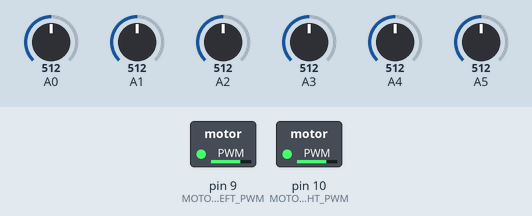
Simulated run of this sketch. Board: Arduino Nano, built with avr-gcc and run on an emulated ATmega328P. On the bench: switched loads named in the sketch (green lamp = pin HIGH). The inputs (shaded band) are chosen by the test bench; at power-on: A0 = 512, A5 = 512, A4 = 512, A1 = 512, A2 = 512, A3 = 512.

Above: at 11.2 s.
11.3 s: A0 set to 390
14.3 s: A5 set to 716
At 17.1 s:
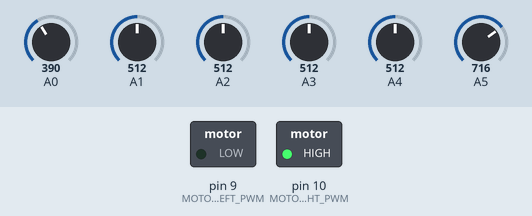
17.3 s: A5 set to 30
At 17.46 s:
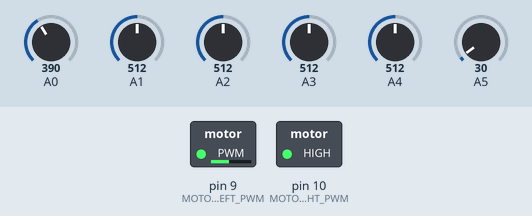
20.3 s: A4 set to 306
At 21.8 s:
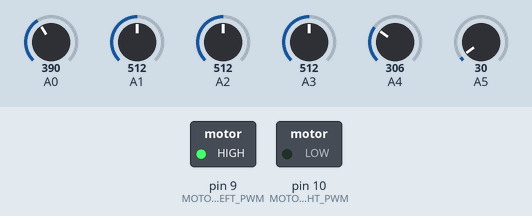
24.0 s: A4 set to 154
27.0 s: A4 set to 132
Timing chart, 0 to 29.5 s (numbered marks = the images above; inputs shaded):
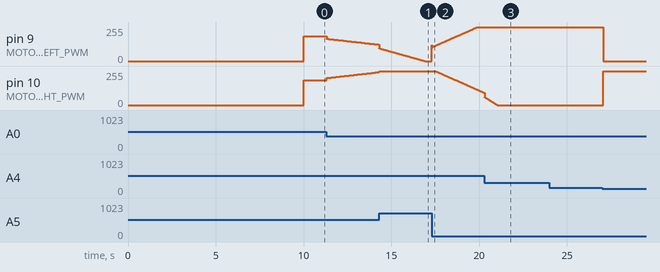

Measured:
- after the input at 24.0 s, every drawn part: stays the same

The sketch:

deteccionDeCruces.ino
```cpp
#include <Arduino.h>
#include <QTRSensors.h>

// Definición de pines
const int ENCODER_LEFT_CLK = 2;
const int ENCODER_RIGHT_CLK = 3;
const int ENCODER_LEFT_B = 4;
const int ENCODER_RIGHT_B = 5;
const int MOTOR_LEFT_DIR = 7;
const int MOTOR_RIGHT_DIR = 8;
const int MOTOR_LEFT_PWM = 9;
const int MOTOR_RIGHT_PWM = 10;
const int LED_RIGHT = 6;
const int LED_LEFT = 11;
const int EMITTER = 12; // Emisor para los sensores QTR
const int SENSOR_RIGHT_MARK = A0;
const int SENSOR_1 = A1;
const int SENSOR_2 = A2;
const int SENSOR_3 = A3;
const int SENSOR_4 = A4;
const int SENSOR_LEFT_MARK = A5;
const int FUNCTION_PIN = A6;
const int BATTERY_VOLTS = A7;

// QTR Sensors
QTRSensors qtr;
const uint8_t SensorCount = 6;
uint16_t sensorValues[SensorCount];

// PID constants
float Kp = 1.8;   // Constante Proporcional
float Ki = 0.02;   // Constante Integral
float Kd = 0.2;   // Constante Derivativa
int lastError = 0;      // Error anterior
int integral = 0;       // Acumulación de errores
int baseSpeed = 185;     // Velocidad base de los motores
const int MaxSpeed = 255; // Velocidad máxima de los motores

void motorSetup() {
  pinMode(MOTOR_LEFT_DIR, OUTPUT);
  pinMode(MOTOR_RIGHT_DIR, OUTPUT);
  pinMode(MOTOR_LEFT_PWM, OUTPUT);
  pinMode(MOTOR_RIGHT_PWM, OUTPUT);
  digitalWrite(MOTOR_LEFT_PWM, 0);
  digitalWrite(MOTOR_LEFT_DIR, 0);
  digitalWrite(MOTOR_RIGHT_PWM, 0);
  digitalWrite(MOTOR_RIGHT_DIR, 0);
}

void setLeftMotorPWM(int pwm) {
  pwm = constrain(pwm, -255, 255);
  if (pwm < 0) {
    digitalWrite(MOTOR_LEFT_DIR, 1);
    analogWrite(MOTOR_LEFT_PWM, -pwm);
  } else {
    digitalWrite(MOTOR_LEFT_DIR, 0);
    analogWrite(MOTOR_LEFT_PWM, pwm);
  }
}

void setRightMotorPWM(int pwm) {
  pwm = constrain(pwm, -255, 255);
  if (pwm < 0) {
    digitalWrite(MOTOR_RIGHT_DIR, 0);
    analogWrite(MOTOR_RIGHT_PWM, -pwm);
  } else {
    digitalWrite(MOTOR_RIGHT_DIR, 1);
    analogWrite(MOTOR_RIGHT_PWM, pwm);
  }
}

void setMotorPWM(int left, int right) {
  setLeftMotorPWM(left);
  setRightMotorPWM(right);
}

void setup() {
  // Configuración de los sensores QTR
  qtr.setTypeAnalog();
  qtr.setSensorPins((const uint8_t[]){A0, A1, A2, A3, A4, A5}, SensorCount);
  qtr.setEmitterPin(11);

  digitalWrite(LED_BUILTIN, HIGH);
  // Calibración de los sensores
  for (uint16_t i = 0; i < 400; i++) {
    qtr.calibrate();
  }
  digitalWrite(LED_BUILTIN, LOW);

  // Inicialización de la comunicación serial
  Serial.begin(9600);
}

// Función para ajustar los valores del PID a través de Bluetooth
void controlador() {
  if (Serial.available() > 0) {
    char option = Serial.read();

    switch (option) {
      case 'P':
        Kp += 0.1;
        break;
      case 'p':
        Kp -= 0.1;
        break;
      case 'I':
        Ki += 0.01;
        break;
      case 'i':
        Ki -= 0.01;
        break;
      case 'D':
        Kd += 0.1;
        break;
      case 'd':
        Kd -= 0.1;
        break;
      case 'B':
        baseSpeed += 1;
        break;
      case 'b':
        baseSpeed -= 1;
        break;
      default:
        break;
    }

    // Imprime los valores actualizados
    Serial.print("Kp: ");
    Serial.print(Kp);
    Serial.print(" Ki: ");
    Serial.print(Ki);
    Serial.print(" Kd: ");
    Serial.print(Kd);
    Serial.print(" BaseSpeed: ");
    Serial.println(baseSpeed);
  }
}

bool cruceDetectado(uint16_t *sensorValues) {
  // Consideramos que hay un cruce cuando todos los sensores detectan la línea negra
  for (int i = 0; i < SensorCount; i++) {
    if (sensorValues[i] < 800) { // Ajusta el umbral según sea necesario
      return false;
    }
  }
  return true;
}

void loop() {
  // Lectura de la posición de la línea
  int position = qtr.readLineBlack(sensorValues);
  int error = position - 2500;  // Suponemos que 2500 es el centro
  error = error / 10;

  // Calcula la derivativa (diferencia entre el error actual y el error anterior)
  int derivative = error - lastError;

  // Acumula el error para la integral
  integral += error;

  // Calcula el ajuste del PID
  int motorSpeedAdjustment = Kp * error + Ki * integral + Kd * derivative;
  int leftSpeed = baseSpeed - motorSpeedAdjustment;
  int rightSpeed = baseSpeed + motorSpeedAdjustment;

  // Comprobación de Velocidades
  if (rightSpeed > MaxSpeed) rightSpeed = MaxSpeed;
  if (leftSpeed > MaxSpeed) leftSpeed = MaxSpeed;
  if (rightSpeed < 0) rightSpeed = 0;
  if (leftSpeed < 0) leftSpeed = 0;

  // Configuración de la velocidad de los motores
  setMotorPWM(leftSpeed, rightSpeed);

  // Controlador para ajustar los valores del PID
  controlador();

  // Actualiza el error anterior
  lastError = error;

  // Detección de cruces
  if (cruceDetectado(sensorValues)) {
    // Detener motores
    setMotorPWM(0, 0);
    // Espera un tiempo para estabilizarse
    delay(1000);
  }

  // Pequeña pausa para evitar que el bucle se ejecute demasiado rápido
  delay(10);
}
```
